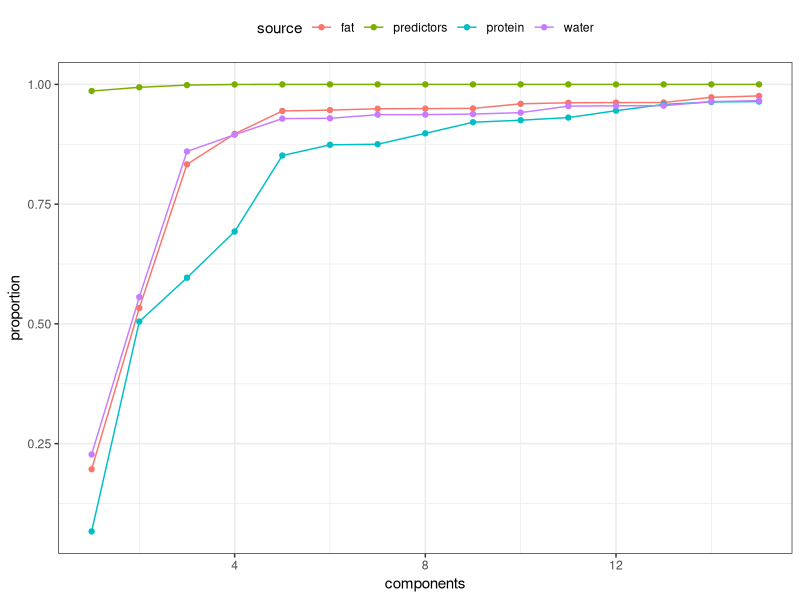

The R script that drew this image:
## ---- chunk 1
options(digits = 3)
library(pls)
library(tidyverse)
library(recipes)
library(rsample)
library(purrr)
library(caret)
## ---- chunk 2
library(caret)
data(tecator)

dim(endpoints)
dim(absorp)

colnames(endpoints) <- c("water", "fat", "protein")
colnames(absorp) <- names0(ncol(absorp))

tecator <- cbind(endpoints, absorp) %>%
  as.data.frame()
## ---- chunk 3
library(recipes)
norm_rec <- recipe(water + fat + protein ~ ., data = tecator) %>%
  step_center(everything()) %>%
  step_scale(everything())
## ---- chunk 4
library(rsample)
set.seed(57343)
folds <- vfold_cv(tecator, repeats = 10)

folds <- folds %>%
  mutate(recipes = map(splits, prepper, recipe = norm_rec, retain = TRUE))
## ---- chunk 5
library(pls)
library(tidyverse)

get_var_explained <- function(recipe, ...) {
  
  # Extract the predictors and outcomes into their own matrices
  y_mat <- juice(recipe, composition = "matrix", all_outcomes())
  x_mat <- juice(recipe, composition = "matrix", all_predictors())
  
  # The pls package prefers the data in a data frame where the outcome
  # and predictors are in _matrices_. To make sure this is formatted
  # properly, use the `I` function to inhibit `data.frame` from making
  # all the individual columns. `pls_format` should have two columns.
  pls_format <- data.frame(
    endpoints = I(y_mat),
    measurements = I(x_mat)
  )
  # Fit the model
  mod <- plsr(endpoints ~ measurements, data = pls_format)
  
  # Get the proportion of the predictor variance that is explained
  # by the model for different number of components. 
  xve <- explvar(mod)/100 
  
  # To do the same for the outcome, it is more complex. This code 
  # was extracted from pls:::summary.mvr. 
  explained <- drop(pls::R2(mod, estimate = "train", intercept = FALSE)$val) %>% 
    # transpose so that components are in rows
    t() %>% 
    as.data.frame() %>%
    # Add the predictor proportions
    mutate(predictors = cumsum(xve) %>% as.vector(),
           components = seq_along(xve)) %>%
    # Put into a tidy format that is tall
    gather(source, proportion, -components)
}
## ---- chunk 6
folds <- folds %>%
  mutate(var = map(recipes, get_var_explained))
## ---- chunk 7
variance_data <- bind_rows(folds[["var"]]) %>%
  filter(components <= 15) %>%
  group_by(components, source) %>%
  summarize(proportion = mean(proportion))
## ---- chunk 8
ggplot(variance_data, aes(x = components, y = proportion, col = source)) + 
  geom_line() + 
  geom_point() + 
  theme_bw() + 
  theme(legend.position = "top")
